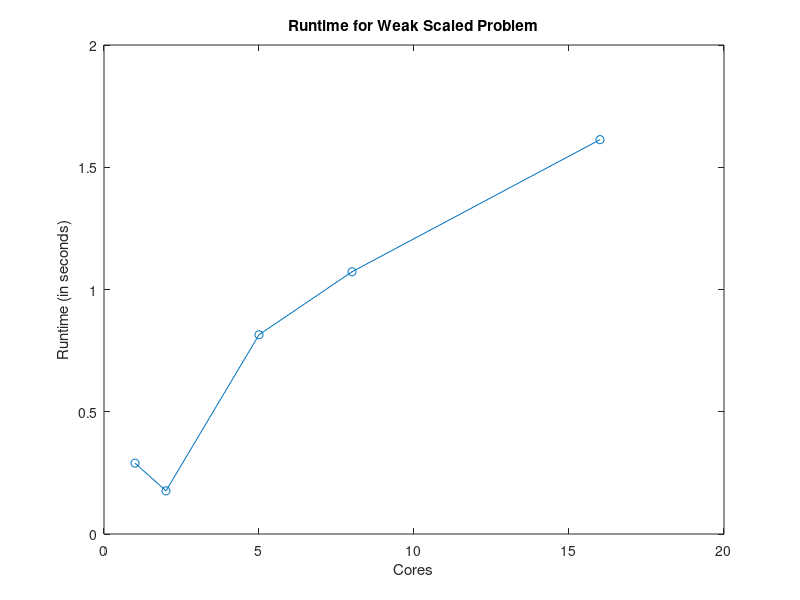

Write MATLAB code to recreate this figure.
clc,clear,close all
cores=[1,2,5,8,16];
times=[0.289858818054199,0.176476955413818,0.814860105514526,1.07249307632446,1.61291003227234];
plot(cores,times,'-o')
title('Runtime for Weak Scaled Problem')
xlabel('Cores')
ylabel('Runtime (in seconds)')
print -dpng weak_time.png
